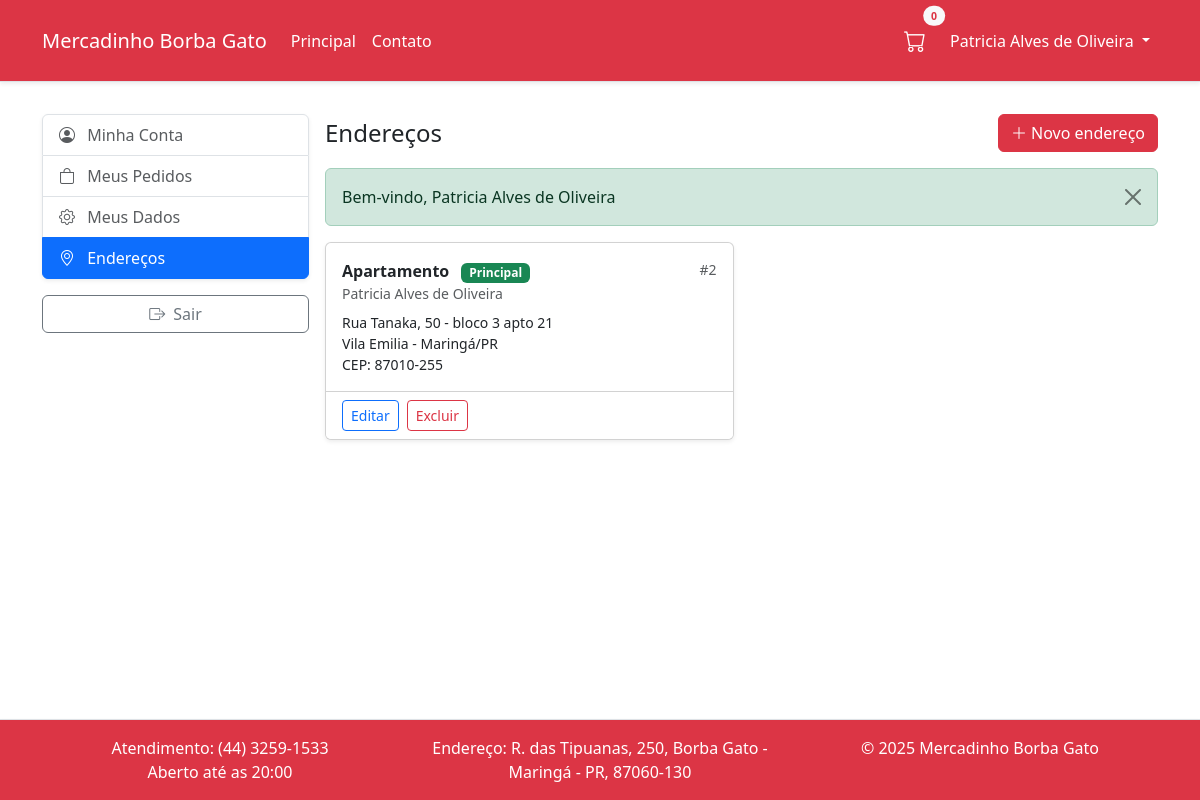
Page /public/conta/enderecos (signed in) on the committed database.
### tables this page shows
CREATE TABLE `endereco` (
  `id` int NOT NULL AUTO_INCREMENT,
  `cliente_id` int NOT NULL,
  `rotulo` varchar(50) DEFAULT NULL,
  `nome` varchar(80) NOT NULL,
  `cep` varchar(15) NOT NULL,
  `logradouro` varchar(200) NOT NULL,
  `numero` varchar(20) NOT NULL,
  `complemento` varchar(120) DEFAULT NULL,
  `bairro` varchar(120) NOT NULL,
  `cidade` varchar(120) NOT NULL,
  `uf` char(2) NOT NULL,
  `principal` tinyint(1) NOT NULL DEFAULT '0',
  `criado_em` timestamp NOT NULL DEFAULT CURRENT_TIMESTAMP,
  PRIMARY KEY (`id`),
  KEY `idx_endereco_cliente` (`cliente_id`,`principal`),
  CONSTRAINT `fk_endereco_cliente` FOREIGN KEY (`cliente_id`) REFERENCES `cliente` (`id`) ON DELETE CASCADE ON UPDATE CASCADE
);

### App/Core/View.php (called while the page is built, shortened)
<?php
final class View
{
    private string $basePath;
    public function __construct()
    {
        $bp = realpath(__DIR__ . '/../Views');
        $this->basePath = $bp !== false ? $bp : (__DIR__ . '/../Views');
    }
    public function render(string $template, array $data = []): void
    {
        $rel = str_replace(['.', ':'], DIRECTORY_SEPARATOR, $template) . '.php';
        $file = $this->basePath . DIRECTORY_SEPARATOR . $rel;
        extract($data, EXTR_SKIP);
        require $file;
    }
}

### App/Core/Controller.php (called while the page is built, shortened)
<?php
abstract class Controller
{
    protected View $view;
    public function __construct()
    {
        $this->view = new View();
    }
    protected function render(string $template, array $data = []): void
    {
        $this->view->render($template, $data);
    }
}

### App/Controllers/Conta/ContaController.php (called while the page is built, shortened)
<?php
final class ContaController extends BaseContaController
{
    public function enderecos(): void
    {
        $pdo = Database::getConnection();
        $clienteId = $this->clienteIdOrFail();
        $stmt = $pdo->prepare(
            'SELECT id, rotulo, nome, cep, logradouro, numero, complemento, bairro, cidade, uf, principal
               FROM endereco
              WHERE cliente_id = ?
           ORDER BY principal DESC, id DESC'
        );
        $stmt->execute([$clienteId]);
        $enderecos = $stmt->fetchAll(PDO::FETCH_ASSOC) ?: [];
        $this->render('conta/enderecos/index', compact('enderecos'));
    }
    private function clienteIdOrFail(): int
    {
        $id = Auth::clienteId();
        if ($id !== null) return $id;
        exit;
    }
}

### public/index.php (called while the page is built, shortened)
<?php
$router = new Router();
$method = $_SERVER['REQUEST_METHOD'] ?? 'GET';
$uri    = parse_url($_SERVER['REQUEST_URI'] ?? '/', PHP_URL_PATH) ?? '/';
$scriptName = str_replace('\\', '/', $_SERVER['SCRIPT_NAME'] ?? '');
$scriptDir  = rtrim(str_replace('\\', '/', dirname($scriptName)), '/');
$path = $uri;
if ($scriptName && strpos($path, $scriptName) === 0) {
    $path = substr($path, strlen($scriptName));
}
elseif ($scriptDir && $scriptDir !== '' && $scriptDir !== '/' && strpos($path, $scriptDir) === 0) {
    $path = substr($path, strlen($scriptDir));
}
$path = '/' . ltrim($path, '/');
$router->dispatch($method, $path);

### App/Core/Url.php (called while the page is built, shortened)
<?php declare(strict_types=1);
final class Url
{
    private static function base(): string
    {
        $script = $_SERVER['SCRIPT_NAME'] ?? '';
        $base = rtrim(str_replace('\\','/', dirname($script)), '/');
        return $base;
    }
    public static function to(string $path): string
    {
        $p = str_starts_with($path, '/') ? $path : '/' . $path;
        $base = self::base();
        return $base . $p;
    }
    public static function path(): string
    {
        $uri  = parse_url($_SERVER['REQUEST_URI'] ?? '/', PHP_URL_PATH) ?: '/';
        $base = self::base();
        if ($base !== '' && str_starts_with($uri, $base)) {
            $uri = substr($uri, strlen($base));
        }
        $n = rtrim($uri, '/');
        return $n === '' ? '/' : $n;
    }
    public static function is(string $path): bool
    {
        $n = rtrim($path, '/');
        $n = $n === '' ? '/' : $n;
        return self::path() === $n;
    }
}

### App/Core/Auth.php (called while the page is built, shortened)
<?php
final class Auth
{
    public static function user(): ?array
    {
        $raw = $_SESSION['user'] ?? null;
        $id     = filter_var($raw['id'], FILTER_VALIDATE_INT);
        $ativo  = filter_var($raw['ativo'], FILTER_VALIDATE_INT);
        $nome   = is_string($raw['nome'])   ? $raw['nome']   : null;
        $email  = is_string($raw['email'])  ? $raw['email']  : null;
        $perfil = is_string($raw['perfil']) ? $raw['perfil'] : null;
        return [
            'id'     => $id,
            'nome'   => $nome,
            'email'  => $email,
            'perfil' => $perfil,
            'ativo'  => $ativo,
        ];
    }
    public static function isLoggedIn(): bool
    {
        return self::user() !== null;
    }
}

### App/Core/Flash.php (called while the page is built, shortened)
<?php declare(strict_types=1);
final class Flash
{
    public static function get(string $key): ?string
    {
        if (!isset($_SESSION['flash'][$key])) return null;
        $m = $_SESSION['flash'][$key];
        return $m;
    }
}

### App/Views/conta/enderecos/index.php (the view, shortened to what this page needs)
<?php
$enderecos = $enderecos ?? [];
?>
<!doctype html>
<html lang="pt-br">
<head>
  <link rel="stylesheet" href="<?= \App\Core\Url::to('/assets/css/bootstrap.min.css') ?>" />
  <link href="https://cdn.jsdelivr.net/npm/bootstrap-icons@1.10.5/font/bootstrap-icons.css" rel="stylesheet" />
  <link rel="stylesheet" href="<?= Url::to('/assets/site/css/style.css') ?>" />
</head>
<body>
  <div class="d-flex flex-column wrapper">
    <?php require __DIR__ . '/../../partials/navbar.php'; ?>
    <main class="flex-fill">
      <div class="container py-3">
        <div class="row g-3">
          <div class="col-12 col-lg-3">
             <?php require __DIR__ . '/../../partials/conta-sidebar.php'; ?>
          </div>
          <div class="col-12 col-lg-9">
            <div class="d-flex justify-content-between align-items-center mb-3">
              <h1 class="h4 mb-0">Endereços</h1>
              <a href="<?= Url::to('/conta/enderecos/novo') ?>" class="btn btn-danger">
                <i class="bi bi-plus-lg me-1"></i>Novo endereço
              </a>
            </div>
            <?php if ($msg = \App\Core\Flash::get('success')): ?>
              <div class="alert alert-success alert-dismissible fade show" role="alert">
                <?= htmlspecialchars($msg) ?>
                <button type="button" class="btn-close" data-bs-dismiss="alert" aria-label="Fechar"></button>
              </div>
            <?php endif; ?>
            <?php if (!empty($enderecos)): ?>
              <div class="row g-3">
                <?php foreach ($enderecos as $e): ?>
                  <div class="col-12 col-md-6">
                    <div class="card shadow-sm h-100">
                      <div class="card-body">
                        <div class="d-flex justify-content-between align-items-start">
                          <div>
                            <div class="fw-semibold">
                              <?= htmlspecialchars($e['rotulo'] ?: 'Endereço') ?>
                              <?php if ((int)$e['principal'] === 1): ?>
                                <span class="badge bg-success ms-2">Principal</span>
                              <?php endif; ?>
                            </div>
                            <div class="text-muted small mb-2"><?= htmlspecialchars($e['nome']) ?>
                            </div>
                          </div>
                          <div class="text-muted small">#<?= (int)$e['id'] ?></div>
                        </div>
                        <div class="small">
                          <div><?= htmlspecialchars($e['logradouro']) ?>,
                            <?= htmlspecialchars($e['numero']) ?><?= $e['complemento'] ? ' - ' . htmlspecialchars($e['complemento']) : '' ?>
                          </div>
                          <div><?= htmlspecialchars($e['bairro']) ?> -
                            <?= htmlspecialchars($e['cidade']) ?>/<?= htmlspecialchars($e['uf']) ?>
                          </div>
                          <div>CEP: <?= htmlspecialchars($e['cep']) ?></div>
                        </div>
                      </div>
                      <div class="card-footer bg-white d-flex flex-wrap gap-2">
                        <a href="<?= Url::to('/conta/enderecos/editar') . '?id=' . (int)$e['id'] ?>"
                          class="btn btn-sm btn-outline-primary">Editar</a>
                        <form method="post" action="<?= Url::to('/conta/enderecos/excluir') ?>"
                          onsubmit="return confirm('Excluir este endereço?')">
                          <button class="btn btn-sm btn-outline-danger" type="submit">Excluir</button>
                        </form>
                      </div>
                    </div>
                  </div>
                <?php endforeach; ?>
              </div>
            <?php endif; ?>
          </div>
        </div>
      </div>
    </main>
     <?php require __DIR__ . '/../../partials/footer.php'; ?>
  </div>
</body>
</html>

### App/Views/partials/navbar.php (shortened to what this page needs)
<?php
$u = Auth::user();
$cartCount = 0;
$cartCount = max(0, (int) $cartCount);
?>
<nav class="navbar navbar-expand-lg navbar-dark bg-danger border-bottom shadow-sm mb-3 py-3">
  <div class="container">
    <a class="navbar-brand text-white" href="<?= Url::to('/') ?>">Mercadinho Borba Gato</a>
    <div id="navbarMain" class="collapse navbar-collapse">
      <ul class="navbar-nav me-auto">
        <li class="nav-item">
          <a href="<?= Url::to('/') ?>" class="nav-link text-white <?= Url::is('/') ? 'active' : '' ?>">Principal</a>
        </li>
        <li class="nav-item">
          <a href="<?= Url::to('/contato') ?>" class="nav-link text-white <?= Url::is('/contato') ? 'active' : '' ?>">Contato</a>
        </li>
      </ul>
      <ul class="navbar-nav ms-auto align-items-center">
        <li class="nav-item position-relative me-2">
          <a href="<?= Url::to('/carrinho') ?>" class="nav-link text-white position-relative <?= Url::is('/carrinho') ? 'active' : '' ?>">
            <i class="bi bi-cart" style="font-size:22px"></i>
            <span class="badge rounded-pill bg-light text-danger position-absolute top-0 start-100 translate-middle">
              <small><?= $cartCount ?></small>
            </span>
          </a>
        </li>
        <?php if (Auth::isLoggedIn()): ?>
          <li class="nav-item dropdown">
            <a class="nav-link dropdown-toggle text-white <?= Url::is('/conta') ? 'active' : '' ?>" href="#" id="userMenu" role="button" data-bs-toggle="dropdown" aria-expanded="false">
              <?= htmlspecialchars($u['nome']) ?>
            </a>
          </li>
        <?php endif; ?>
      </ul>
    </div>
  </div>
</nav>

### public/assets/site/css/style.css (style rules this page uses)
body { min-width: 372px; }
.wrapper { min-height: 100vh; }

### rows in the picture
endereco: nome "Patricia Alves de Oliveira", rotulo "Apartamento", principal "Principal", id "2", logradouro "Rua Tanaka", numero "50", complemento "bloco 3 apto 21", bairro "Vila Emilia", cidade "Maringá", uf "PR", cep "87010-255"

### other values in the picture
$cartCount "0"
$msg "Bem-vindo, Patricia Alves de Oliveira"
